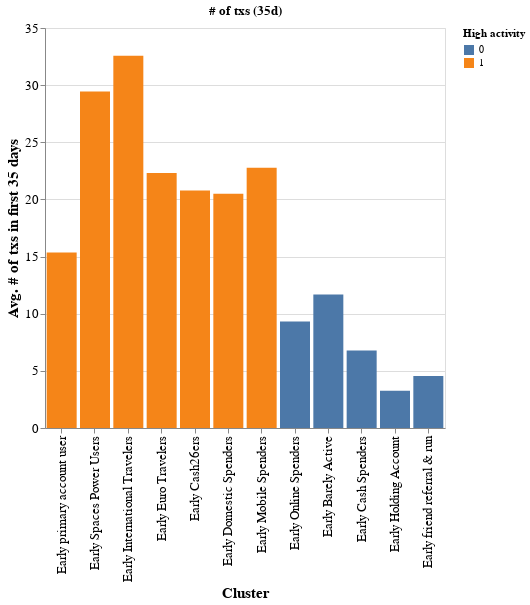

Here is the notebook cell this chart was saved with:
### Code cell
df = pd.read_csv(path)

di = {
    "E1": "Early Spaces Power Users",
    "E2": "Early International Travelers",
    "E3": "Early Euro Travelers",
    "E5": "Early Domestic Spenders",
    "E4": "Early Cash26ers",
    "E6": "Early Mobile Spenders",
    "E7": "Early Online Spenders",
    "E8": "Early Barely Active",
    "E9": "Early Cash Spenders",
    "E10": "Early Holding Account",
    "E11": "Early friend referral & run",
    "E12": "Early primary account user",
}

rank = {
    "Early primary account user": 0,
    "Early Spaces Power Users": 1,
    "Early International Travelers": 2,
    "Early Euro Travelers": 3,
    "Early Cash26ers": 4,
    "Early Domestic Spenders": 5,
    "Early Mobile Spenders": 6,
    "Early Online Spenders": 7,
    "Early Barely Active": 8,
    "Early Cash Spenders": 9,
    "Early Holding Account": 10,
    "Early friend referral & run": 11,
}

high = {
    "Early primary account user": 1,
    "Early Spaces Power Users": 1,
    "Early International Travelers": 1,
    "Early Euro Travelers": 1,
    "Early Cash26ers": 1,
    "Early Domestic Spenders": 1,
    "Early Mobile Spenders": 1,
    "Early Online Spenders": 0,
    "Early Barely Active": 0,
    "Early Cash Spenders": 0,
    "Early Holding Account": 0,
    "Early friend referral & run": 0,
}


df["cluster_new"] = df["cluster_new"].map(di).fillna(df["cluster_new"])
df = df.loc[df["kycc_cohort"] == "2020-12-01", :]
df["rank"] = df["cluster_new"].map(rank)
df["high"] = df["cluster_new"].map(high)


df = (
    df.groupby(["cluster_new", "rank", "high"])["n_act_total"].agg("mean").reset_index()
)

# Configure common options
alt.Chart(df).mark_bar().encode(
    x=alt.X(
        "cluster_new:N",
        sort=alt.SortField("rank", order="ascending"),
        axis=alt.Axis(title="Cluster"),
    ),
    y=alt.Y("n_act_total:Q", axis=alt.Axis(title="Avg. # of txs in first 35 days")),
    color=alt.Color("high:N", legend=alt.Legend(title="High activity")),
).properties(width=400, height=400, title="# of txs (35d)").configure_axis(
    labelFontSize=13, titleFontSize=15
)

### Figure 1 — Vega-Lite specification as saved in the notebook (floating-point values rounded to 4 significant figures)
{"config": {"view": {"continuousWidth": 400, "continuousHeight": 300}, "axis": {"labelFontSize": 13, "titleFontSize": 15}}, "data": {"name": "data-47ab24c3fddc50bc1de11a683dbe6b0c"}, "mark": "bar", "encoding": {"color": {"type": "nominal", "field": "high", "legend": {"title": "High activity"}}, "x": {"type": "nominal", "axis": {"title": "Cluster"}, "field": "cluster_new", "sort": {"field": "rank", "order": "ascending"}}, "y": {"type": "quantitative", "axis": {"title": "Avg. # of txs in first 35 days"}, "field": "n_act_total"}}, "height": 400, "title": "# of txs (35d)", "width": 400, "$schema": "https://vega.github.io/schema/vega-lite/v4.8.1.json", "datasets": {"data-47ab24c3fddc50bc1de11a683dbe6b0c": [{"cluster_new": "Early Barely Active", "rank": 8, "high": 0, "n_act_total": 11.69}, {"cluster_new": "Early Cash Spenders", "rank": 9, "high": 0, "n_act_total": 6.771}, {"cluster_new": "Early Cash26ers", "rank": 4, "high": 1, "n_act_total": 20.79}, {"cluster_new": "Early Domestic Spenders", "rank": 5, "high": 1, "n_act_total": 20.49}, {"cluster_new": "Early Euro Travelers", "rank": 3, "high": 1, "n_act_total": 22.31}, {"cluster_new": "Early Holding Account", "rank": 10, "high": 0, "n_act_total": 3.27}, {"cluster_new": "Early International Travelers", "rank": 2, "high": 1, "n_act_total": 32.57}, {"cluster_new": "Early Mobile Spenders", "rank": 6, "high": 1, "n_act_total": 22.77}, {"cluster_new": "Early Online Spenders", "rank": 7, "high": 0, "n_act_total": 9.317}, {"cluster_new": "Early Spaces Power Users", "rank": 1, "high": 1, "n_act_total": 29.45}, {"cluster_new": "Early friend referral & run", "rank": 11, "high": 0, "n_act_total": 4.549}, {"cluster_new": "Early primary account user", "rank": 0, "high": 1, "n_act_total": 15.35}]}}
